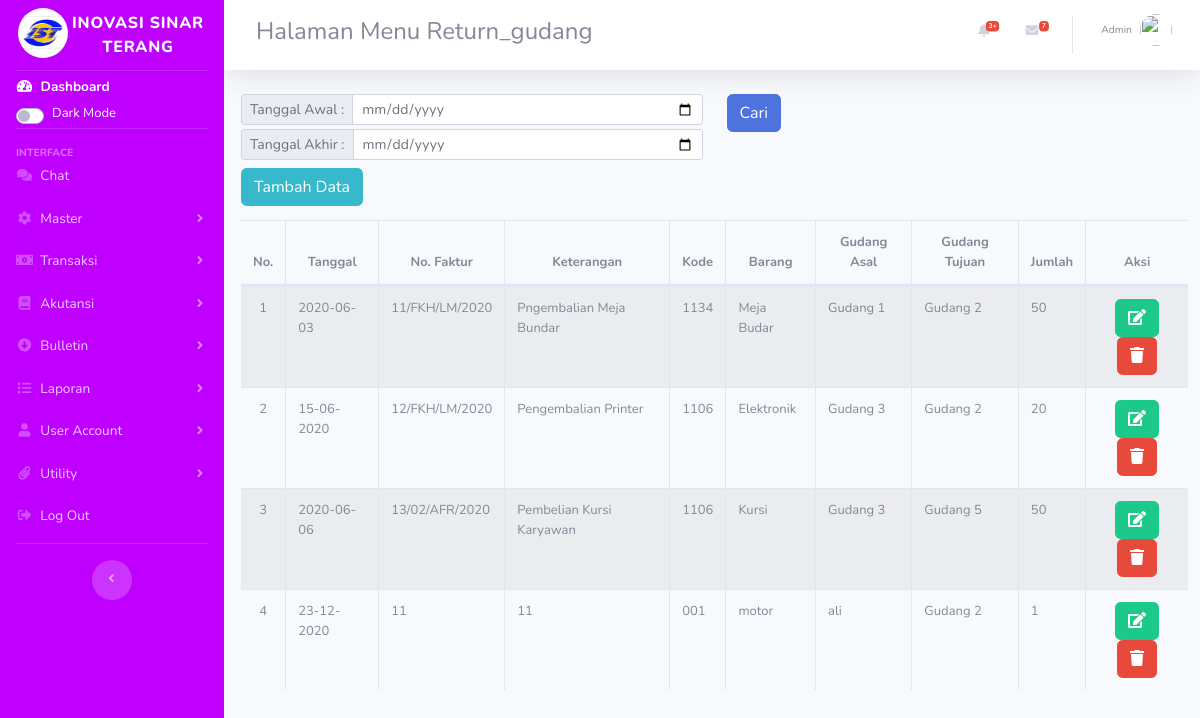
The app's page /index.php/return_gudang with its own data.
### tables this page shows
CREATE TABLE `return_gudang` (
  `id` int(11) NOT NULL,
  `tanggal` varchar(50) NOT NULL,
  `no_faktur` varchar(50) NOT NULL,
  `keterangan` varchar(50) NOT NULL,
  `kode` varchar(50) NOT NULL,
  `barang` varchar(50) NOT NULL,
  `gudang_asal` varchar(50) NOT NULL,
  `gudang_tujuan` varchar(50) NOT NULL,
  `jumlah` varchar(50) NOT NULL,
  `kode_id` varchar(50) NOT NULL
);

### application/controllers/Return_gudang.php (called while the page is built, shortened)
<?php
class Return_gudang extends CI_Controller {
    public function __construct(){
        $this->load->model('m_returngudang');
        $this->load->library('form_validation');
    }
    public function index(){
        $topik['judul'] = 'Halaman Menu Return_gudang';
        $data['return_gudang'] = $this->m_returngudang->tampil_data();
        $this->load->view('templates/header',$topik);
        $this->load->view('return_gudang/index',$data);
        $this->load->view('templates/footer');
    }
}

### index.php (called while the page is built, shortened)
<?php
require_once BASEPATH.'core/CodeIgniter.php';

### application/models/M_returngudang.php (called while the page is built, shortened)
<?php
class M_returngudang extends CI_Model{
    public function tampil_data(){
        return $this->db->get('return_gudang')->result_array();
    }
}

### application/views/return_gudang/index.php (the view, shortened to what this page needs)
<div class="content-wrapper col-12">
<section class="content-header ml mt-2 auto">
<div style="margin-left:5px">
<div class="">
<div class="row mt-3 mb-2">
    <div class="col-lg-6">
        <form action="" method="post">
            <div class="input-group input-group-sm">
                <div class="input-group-prepend">
                    <label for="weekending" class="input-group-text">Tanggal Awal :</label>
                </div>
                <input type="date" name="weekending" id="weekending" class="form-control form-control-sm">
            </div>
            <div class="input-group input-group-sm mt-1">
                <div class="input-group-prepend">
                    <label for="noinv" class="input-group-text">Tanggal Akhir :</label>
                </div>
                <input type="date" name="noinv" id="noinv" class="form-control form-control-sm">
            </div>
        </form>
    </div>
    <div class="col-lg-6">
        <form action="" method="post">
        <div class="input-group input-group-sm mb-1">
                <div class="">
                    <label for="jabatan" class="btn btn-primary">Cari</label>
                </div>
            </div>
        </form>
    </div>
</div>
<a href="<?= base_url('return_gudang/tambah');?>" class="btn btn-info mb-2">Tambah Data</a>
<div class="table-responsive">
<table id="mytable" class="table table-striped table-bordered table-hover table-full-width dataTable" cellspacing="0" width="" style="font-size: small;">
        <thead>
            <tr style="text-align:center">
                <th>No.</th>
                <th>Tanggal</th>
                <th>No. Faktur</th>
                <th>Keterangan</th>
                <th>Kode</th>
                <th>Barang</th>
                <th>Gudang Asal</th>
                <th>Gudang Tujuan</th>
                <th>Jumlah</th>
                <th>Aksi</th>
            </tr>
        </thead>
        <tbody>
            <?php $i=1;?>
            <?php foreach ($return_gudang as $ret): ?>
            <tr>
                <td style="text-align:center">
                    <?php echo $i;?>
                </td>
                <td>
                    <?php echo $ret['tanggal'] ?>
                </td>
                <td width="">
                    <?php echo $ret['no_faktur'] ?>
                </td>
                <td width="">
                    <?php echo $ret['keterangan'] ?>
                </td>
                <td width="">
                    <?php echo $ret['kode'] ?>
                </td>
                <td width="">
                    <?php echo $ret['barang'] ?>
                </td>
                <td width="">
                    <?php echo $ret['gudang_asal'] ?>
                </td>
                <td width="">
                    <?php echo $ret['gudang_tujuan'] ?>
                </td>
                <td width="">
                    <?php echo $ret['jumlah'] ?>
                </td>
                <td style="text-align:center">
                    <a href="<?php echo base_url();?>return_gudang/edit/<?= $ret['id'];?>" class="btn btn-success" style=""><i class="fa fa-edit"></i></i></a>
                    <a href="<?= base_url();?>return_gudang/hapus/<?= $ret['id'];?>" class="btn btn-danger " style="" onclick="return confirm('Yakin ingin dihapus?');"><i class="fa fa-trash"></i></a>
                </td>
            </tr>
            <?php $i++;?>
            <?php endforeach; ?>
        </tbody>
    </table>
    </div>
</div>

### records on screen
return_gudang: tanggal "2020-06-03", no_faktur "11/FKH/LM/2020", keterangan "Pngembalian Meja Bundar", kode "1134", barang "Meja Budar", gudang_asal "Gudang 1", gudang_tujuan "Gudang 2", jumlah "50"
return_gudang: tanggal "15-06-2020", no_faktur "12/FKH/LM/2020", keterangan "Pengembalian Printer", kode "1106", barang "Elektronik", gudang_asal "Gudang 3", gudang_tujuan "Gudang 2", jumlah "20"
return_gudang: tanggal "2020-06-06", no_faktur "13/02/AFR/2020", keterangan "Pembelian Kursi Karyawan", kode "1106", barang "Kursi", gudang_asal "Gudang 3", gudang_tujuan "Gudang 5", jumlah "50"
return_gudang: tanggal "23-12-2020", no_faktur "11", keterangan "11", kode "001", barang "motor", gudang_asal "ali", gudang_tujuan "Gudang 2", jumlah "1"

### other values on screen
$judul "Halaman Menu Return_gudang"
